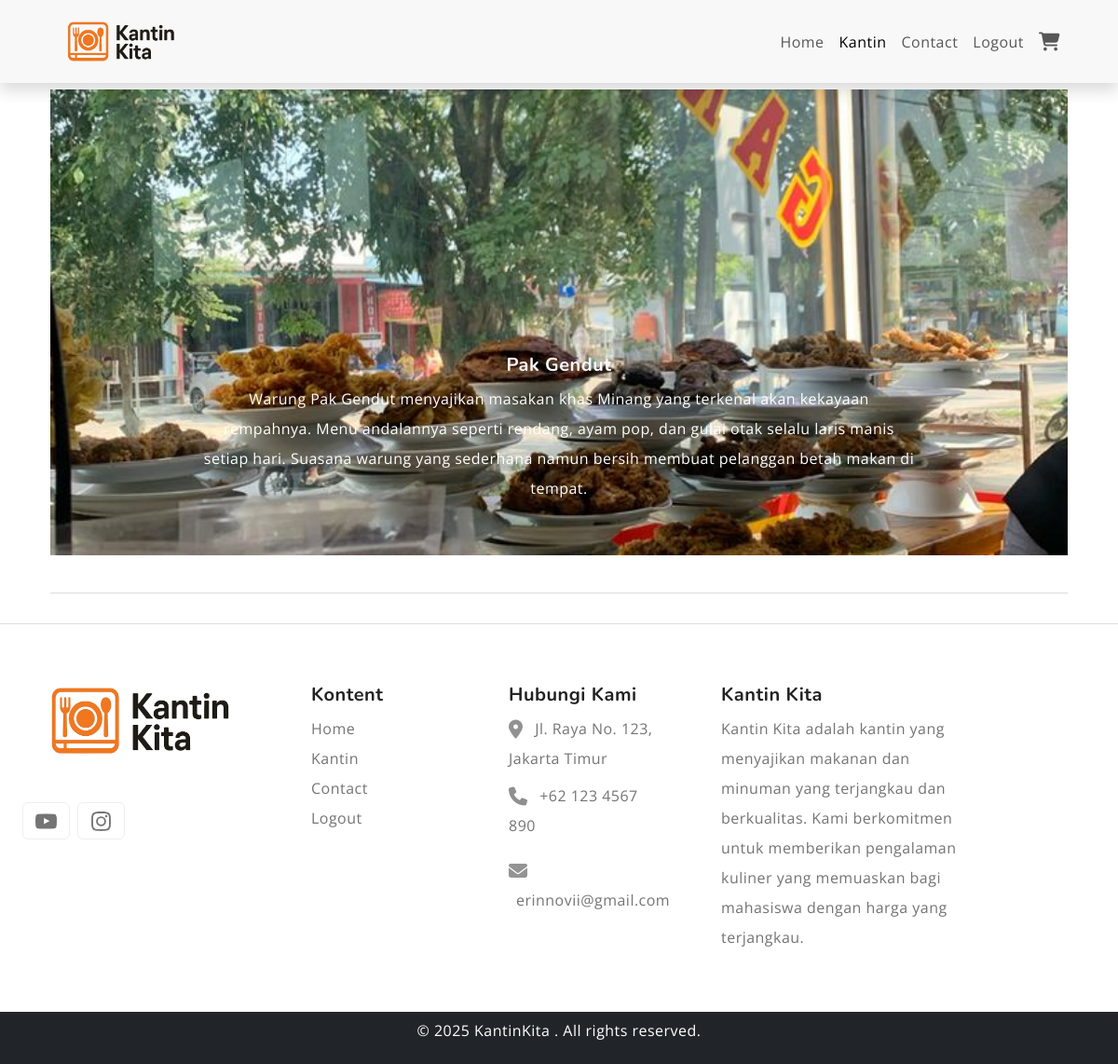
The page /kantin_menu.php?id=4 (signed in) on the database its author committed.
### tables this page shows
CREATE TABLE `kantin`  (
  `no` int NOT NULL AUTO_INCREMENT,
  `nama_warung` varchar(255) NULL DEFAULT NULL,
  `date` date NULL DEFAULT NULL,
  `deskripsi` varchar(1000) NULL DEFAULT NULL,
  `img` varchar(255) NULL DEFAULT NULL,
  `alt` varchar(255) NULL DEFAULT NULL,
  PRIMARY KEY (`no`) USING BTREE,
  INDEX `nama_warung`(`nama_warung` ASC) USING BTREE
);

### function.php (called while the page is built, shortened)
<?php
$conn = mysqli_connect("localhost", "tommy", "1802005", "uas_weblanjut");
function query($query)
{
   global $conn;
   $result = mysqli_query($conn, $query);
   $rows = [];
   while ($row = mysqli_fetch_assoc($result)) {
      $rows[] = $row;
   }
   return $rows;
}

### kantin_menu.php (the view, shortened to what this page needs)
<?php
require 'function.php';
$id = $_GET['id'];
$kantin = query("SELECT * FROM kantin WHERE no = $id")[0];
?>
<!DOCTYPE html>
<html lang="en">
<head>
    <link rel="stylesheet" href="https://cdn.jsdelivr.net/npm/swiper@9/swiper-bundle.min.css">
    <link href="https://cdn.jsdelivr.net/npm/bootstrap@5.3.0-alpha3/dist/css/bootstrap.min.css" rel="stylesheet">
    <link rel="stylesheet" type="text/css" href="css/vendor.css">
    <link rel="stylesheet" type="text/css" href="style.css">
    <link rel="stylesheet" href="css/ulasan.css">
</head>
<body>
    <header>
        <nav class="navbar fixed-top navbar-expand-lg shadow navbar-light bg-light py-3 mb-5">
            <div class="container">
                <a class="navbar-brand" href="#">
                    <img src="images/ChatGPT_Image_27_Jun_2025__10.15.31-removebg-preview.png" alt="" width="150" class="img-fluid">
                </a>
                <div class="link collapse navbar-collapse" id="navbarNav">
                    <ul class="navbar-nav ms-auto fs-6">
                        <li class="nav-item">
                            <a class="nav-link" aria-current="page" href="index.php">Home</a>
                        </li>
                        <li class="nav-item">
                            <a class="nav-link active" href="kantin.php">Kantin</a>
                        </li>
                        <li class="nav-item">
                            <a class="nav-link" href="Contact.php">Contact</a>
                        </li>
                        <li class="nav-item">
                            <a class="nav-link" href="logout.php" onclick="return confirm('Yakin ingin keluar?');">Logout</a>
                        </li>
                        <li class="nav-item">
                            <a class="nav-link" href="cart.php">
                                <i class="fa-solid fa-cart-shopping fa-lg"></i>
                            </a>
                        </li>
                    </ul>
                </div>
            </div>
        </nav>
    </header>
    <br>
    <br>
    <br>
    <section class="kantin">
        <div class="container">
            <div class="row">
                <div class="col-md-12 text-center mb-4">
                    <div id="carouselExampleCaptions" class="carousel slide" data-bs-ride="carousel">
                        <div class="carousel-inner">
                            <div class="carousel-item active">
                                <img src="images/product/<?= $kantin['img'] ?>" class="d-block w-200" alt="<?= $kantin['nama_warung'] ?>" style="height: 500px; width: 100%; object-fit: cover;">
                                <div class="carousel-caption d-none d-md-block">
                                    <h5 class="text-light"><?= $kantin['nama_warung'] ?></h5>
                                    <p><?= $kantin['deskripsi'] ?></p>
                                </div>
                            </div>
                        </div>
                    </div>
                </div>
            </div>
            <hr>
    </section>
    <hr>
    <footer class="py-5">
        <div class="container-fluid">
            <div class="row">
                <div class="col-lg-3 col-md-6 col-sm-6">
                    <div class="footer-menu">
                        <img src="images/ChatGPT_Image_27_Jun_2025__10.15.31-removebg-preview.png" alt="logo" width="250" class="m-0">
                        <div class="social-links mt-5">
                            <ul class="d-flex list-unstyled gap-2 text-center">
                                <li>
                                    <a href="#" class="btn btn-outline-light">
                                    </a>
                                </li>
                                <li>
                                    <a href="#" class="btn btn-outline-light">
                                    </a>
                                </li>
                            </ul>
                        </div>
                    </div>
                </div>
                <div class="col-md-2 col-sm-6 mx-3">
                    <div class="footer-menu">
                        <h5 class="widget-title">Kontent</h5>
                        <ul class="menu-list list-unstyled">
                            <li class="menu-item">
                                <a href="index.php" class="nav-link active">Home</a>
                            </li>
                            <li class="menu-item">
                                <a href="kantin.php" class="nav-link">Kantin </a>
                            </li>
                            <li class="menu-item">
                                <a href="contact.php" class="nav-link">Contact</a>
                            </li>
                            <li class="menu-item">
                                <a href="logout.php" class="nav-link">Logout</a>
                            </li>
                        </ul>
                    </div>
                </div>
                <div class="col-md-2 col-sm-6 me-3">
                    <div class="footer-menu">
                        <h5 class="widget-title">Hubungi Kami</h5>
                        <ul class="menu-list list-unstyled">
                            <li class="location mb-2">
                                <i class="fa-solid fa-location-dot fa-lg" style="color: #919191;"></i>
                                <span class="ms-2">Jl. Raya No. 123, Jakarta Timur</span>
                            </li>
                            <li class="contact mb-3">
                                <i class="fa-solid fa-phone fa-lg" style="color: #8f8f8f;"></i>
                                <span class="ms-2">+62 123 4567 890</span>
                            </li>
                            <li class="email mb-3">
                                <i class="fa-solid fa-envelope fa-lg" style="color: #949494;"></i>
                                <span class="ms-2">erinnovii@gmail.com</span>
                            </li>
                        </ul>
                    </div>
                </div>
                <div class="col-md-3 col-sm-6 ms-3">
                    <div class="footer-menu">
                        <h5 class="widget-title">Kantin Kita</h5>
                        <ul class="menu-list list-unstyled">
                            <li class="description mb-3">
                                <p>
                                    Kantin Kita adalah kantin yang menyajikan makanan dan minuman yang terjangkau dan berkualitas.
                                    Kami berkomitmen untuk memberikan pengalaman kuliner yang memuaskan bagi mahasiswa dengan harga yang terjangkau.
                                </p>
                            </li>
                        </ul>
                    </div>
                </div>
            </div>
        </div>
    </footer>
    <div class="luar bg-dark text-white">
        <div class="container text-center d-flex justify-content-center align-items-center py-1">
            <div class="col-md-6 copyright text-center">
                <p>© 2025 KantinKita . All rights reserved.</p>
            </div>
        </div>
    </div>
</body>
</html>

### style.css (style rules this page uses)
:root { --header-height : 160px; --header-height-min : 80px; }
:root { --accent-color : #FFC43F; --dark-color : #222222; --light-dark-color : #727272; --light-color : #fff; --grey-color : #dbdbdb; --light-grey-color : #fafafa; --primary-color : #6995B1; --light-primary-color : #eef1f3; }
:root { --body-font : "Open Sans", sans-serif; --heading-font : "Nunito", sans-serif; }
body { --bs-link-color: #333; --bs-link-hover-color:#333; --bs-link-color-rgb: 40,40,40; --bs-link-hover-color-rgb: 0,0,0; --bs-light-rgb: 248, 248, 248; --bs-font-sans-serif: "Open Sans", sans-serif; --bs-body-font-family: var(--bs-font-sans-serif); --bs-body-font-size: 1rem; --bs-body-font-weight: 400; --bs-body-line-height: 2; --bs-body-color: #747474; --bs-primary: #FFC43F; --bs-primary-rgb: 255, 196, 63; --bs-success: #a3be4c; --bs-success-rgb: 163, 190, 76; --bs-primary-bg-subtle: #FFF9EB; --bs-success-bg-subtle: #eef5e5; --bs-border-color: #F7F7F7; --bs-secondary-rgb: 230, 243, 251; --bs-danger-rgb: 249, 235, 231; --bs-warning-rgb: 255, 249, 235; --bs-info-rgb: 230, 243, 250; }
.btn-outline-light { --bs-btn-color: #747474; --bs-btn-border-color: #EFEFEF; --bs-btn-hover-color: #000; --bs-btn-hover-bg: #EFEFEF; --bs-btn-hover-border-color: #EFEFEF; --bs-btn-focus-shadow-rgb: 248,249,250; --bs-btn-active-color: #000; --bs-btn-active-bg: #EFEFEF; --bs-btn-active-border-color: #EFEFEF; --bs-btn-active-shadow: inset 0 3px 5px rgba(0, 0, 0, 0.125); --bs-btn-disabled-color: #EFEFEF; --bs-btn-disabled-bg: transparent; --bs-btn-disabled-border-color: #EFEFEF; --bs-gradient: none; }
body { letter-spacing: 0.03em; }
h1,h2,h3,h4,h5,h6 { font-family: var(--heading-font); color: var(--dark-color); font-weight: 700; }
.container, .container-fluid, .container-lg, .container-md, .container-sm, .container-xl, .container-xxl { --bs-gutter-x: 3rem; }
.container-fluid { max-width: 1600px; }

### css/ulasan.css (style rules this page uses)
img { max-width: 100%; display: block; object-fit: cover; }

### rows shown on the page
kantin: img (picture), nama_warung "Pak Gendut", deskripsi "Warung Pak Gendut menyajikan masakan khas Minang yang terkenal akan kekayaan rempahnya. Menu andalannya seperti rendang, ayam pop, dan gulai otak selalu laris manis setiap hari. Suasana warung yang sederhana namun bersih membuat pelanggan betah makan di tempat."
